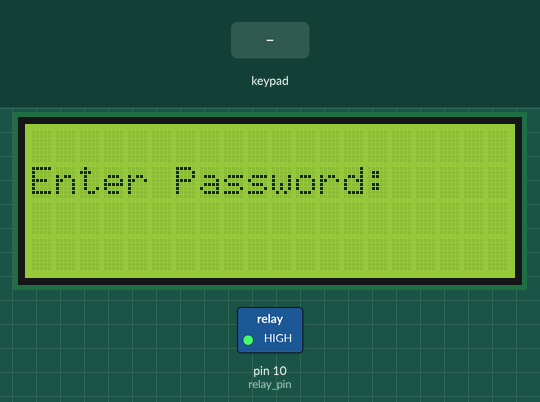
The sketch below on a simulated Arduino Mega 2560, built with avr-gcc and run on an emulated ATmega2560. Parts: 20×4 character LCD, switched loads named in the sketch (green lamp = pin HIGH). The test bench sets the inputs (shaded band). EEPROM starts erased.

Above: at 4.2 s.
4.3 s: keypad keys 2 2 2 3 2 4 2 5 # pressed 0.4 s apart
At 6.0 s:
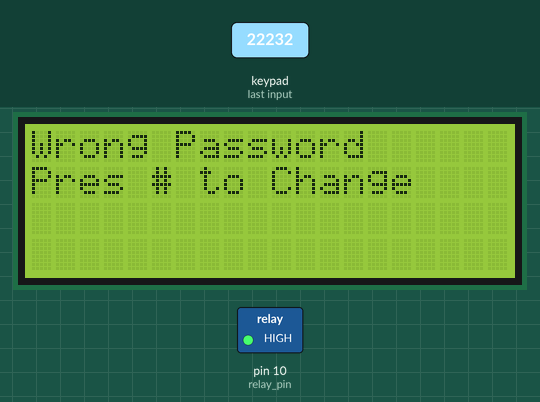
10.9 s: key 'A' pressed
At 11.2 s:
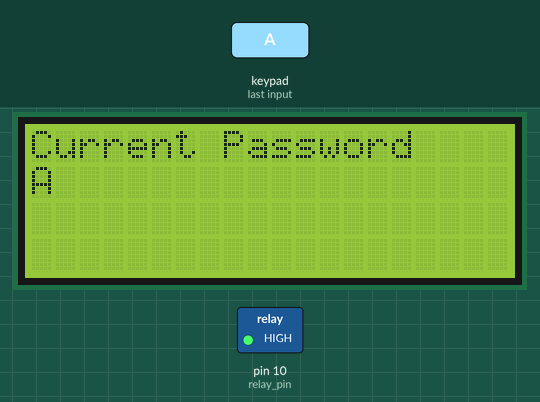
12.4 s: keypad keys 2 2 2 3 2 4 2 5 * pressed 0.4 s apart
At 18.7 s:
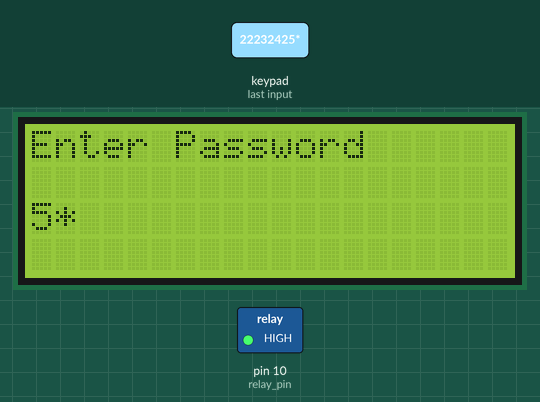
19.0 s: key 'B' pressed
At 19.5 s:
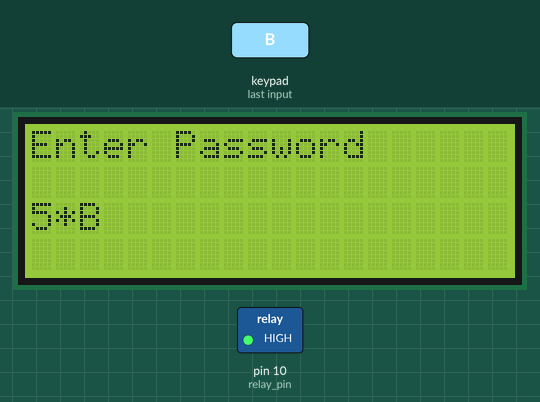
20.5 s: key 'C' pressed
At 21.3 s:
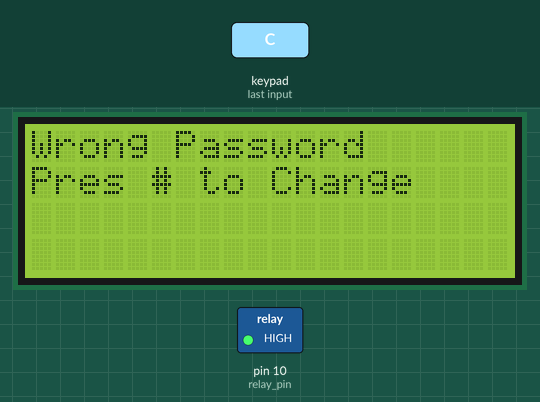
22.2 s: keypad keys 2 2 2 3 2 4 2 5 A pressed 0.4 s apart
At 29.4 s:
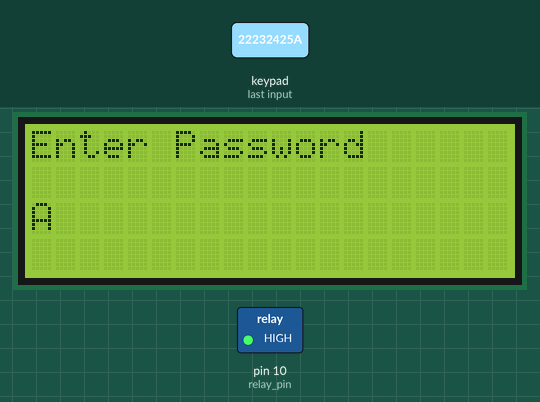
Timing chart, 0 to 29.8 s (numbered marks = the images above; inputs shaded):
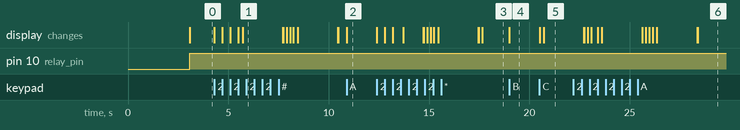

The sketch:

keypad_lock.ino
```cpp
#include <Keypad.h>

#include<LiquidCrystal.h>

#include<EEPROM.h>

LiquidCrystal liquid_crystal_display(1,2,4,5,6,7);

char password[4];

char initial_password[4],new_password[4];

int i=0;

int relay_pin = 10;

char key_pressed=0;

const byte rows = 4;

const byte columns = 4;

char hexaKeys[rows][columns] = {

{'1','2','3','A'},

{'4','5','6','B'},

{'7','8','9','C'},

{'*','0','#','D'}

};

byte row_pins[rows] = {22, 23, 24, 25};

byte column_pins[columns] = {26, 27, 28, 29};

Keypad keypad_key = Keypad( makeKeymap(hexaKeys), row_pins, column_pins, rows, columns);

void setup()

{

  pinMode(relay_pin, OUTPUT);

  liquid_crystal_display.begin(20,4);

  liquid_crystal_display.print("  Welcome to Mi.Mi! ");

  liquid_crystal_display.setCursor(0,2);

  liquid_crystal_display.print("  Here to serve you  ");

  delay(3000);

  liquid_crystal_display.clear();

  liquid_crystal_display.setCursor(0,1);

  liquid_crystal_display.print("Enter Password: ");

  liquid_crystal_display.setCursor(0,2);

  initialpassword();

}

void loop()

{

  digitalWrite(relay_pin, HIGH);

  key_pressed = keypad_key.getKey();

  if(key_pressed=='#')

    change();

  if (key_pressed)

  {

    password[i++]=key_pressed;

    liquid_crystal_display.print(key_pressed);

      }

  if(i==4)

  {

    delay(200);

    for(int j=0;j<4;j++)

      initial_password[j]=EEPROM.read(j);

    if(!(strncmp(password, initial_password,4)))

    {

      liquid_crystal_display.clear();

      liquid_crystal_display.setCursor(0,1);

      liquid_crystal_display.print("Pass Accepted");

      digitalWrite(relay_pin, LOW);

      delay(2000);

      liquid_crystal_display.setCursor(0,2);

      liquid_crystal_display.print("Pres # to change");

      delay(2000);

      liquid_crystal_display.clear();

      liquid_crystal_display.setCursor(0,1);

      liquid_crystal_display.print("Enter Number of pads");

      liquid_crystal_display.setCursor(8,3);

      i=0;

    }

    else

    {

      digitalWrite(relay_pin, HIGH);

      liquid_crystal_display.clear();

      liquid_crystal_display.print("Wrong Password");

      liquid_crystal_display.setCursor(0,1);

      liquid_crystal_display.print("Pres # to Change");

      delay(2000);

      liquid_crystal_display.clear();

      liquid_crystal_display.print("Enter Password");

      liquid_crystal_display.setCursor(0,2);

      i=0;
    }

  }

}

void change()
{
  int j=0;

  liquid_crystal_display.clear();

  liquid_crystal_display.print("Current Password");

  liquid_crystal_display.setCursor(0,1);

  while(j<4)
  {
    char key=keypad_key.getKey();

    if(key)
    {
      new_password[j++]=key;

      liquid_crystal_display.print(key);
    }

    key=0;
  }

  delay(500);

  if((strncmp(new_password, initial_password, 4)))
  {

    liquid_crystal_display.clear();

    liquid_crystal_display.print("Wrong Password");

    liquid_crystal_display.setCursor(0,1);

    liquid_crystal_display.print("Try Again");

    delay(1000);
  }
  else
  {
    j=0;

    liquid_crystal_display.clear();

    liquid_crystal_display.print("New Password:");

    liquid_crystal_display.setCursor(0,2);

    while(j<4)
    {
      char key=keypad_key.getKey();

      if(key)
      {
        initial_password[j]=key;

        liquid_crystal_display.print(key);

        EEPROM.write(j,key);

        j++;

      }
    }

    liquid_crystal_display.setCursor(0,2);

    liquid_crystal_display.print("Pass Changed");

    delay(1000);

  }

  liquid_crystal_display.clear();

  liquid_crystal_display.print("Enter Password: ");

  liquid_crystal_display.setCursor(0,2);

  key_pressed=0;

}

void initialpassword(){

  for(int j=0;j<4;j++)

    EEPROM.write(j, j+49);

  for(int j=0;j<4;j++)

    initial_password[j]=EEPROM.read(j);
}
```

Measured:
- after the input at 4.3 s, the display: first changes at once (image 1 shows a later state)
- after the input at 10.9 s, the display: changes at once (image 2)
- after the input at 12.4 s, the display: first changes at once (image 3 shows a later state)
- after the input at 19.0 s, the display: changes at once (image 4)
- after the input at 20.5 s, the display: first changes at once (image 5 shows a later state)
- after the input at 22.2 s, the display: first differs from a run without the input after 0.54 s (image 6 shows a later state)
